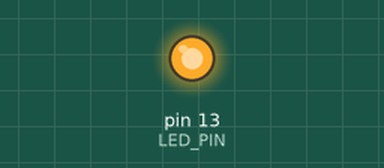
Simulated run of this sketch. Board: Arduino Uno, built with avr-gcc and run on an emulated ATmega328P. Parts: output pins drawn as LEDs (lit = HIGH).

Above: at 0.2 s.
At 20.6 s:
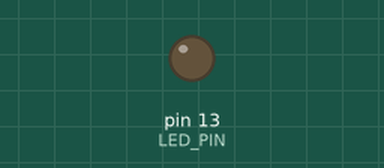
Timing chart, 0 to 28.1 s (numbered marks = the images above):
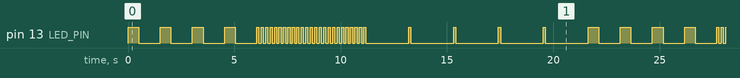

Measured:
- by itself, pin 13 (LED_PIN): repeats every 21.6 s: 24 × (HIGH 0.10 s, LOW 0.11 s), 5 × (HIGH 0.10 s, LOW 2.0 s), 4 × (HIGH 0.50 s, LOW 1.0 s)
- by itself, everything shown: repeats every 21.6 s, in 66 steps

The sketch:

blinky_test_ino.ino
```cpp
/*
  Blink - versione modificata di prova
 */

//pin a cui è collegato il led sulla scheda
const int LED_PIN = 13;

const int ON=1;

const int OFF=0;

// the setup routine runs once when you press reset:
void setup() {
  // initialize the digital pin as an output.
  pinMode(LED_PIN, OUTPUT);
}

/**
  Accende o spenge il led
  @param mode ON o OFF
*/
void switchLed(int mode)
{
  digitalWrite(LED_PIN,mode);

}

/**
 Ciclo di blinking
 @param seconds numero di secondi durata ciclo
 @param millis_on numero millisecondi durata led acceso
 @param millis_off numero millisecondi durata led spento
*/
void blinkCycle(int seconds,int millis_on,int millis_off)
{
  //Acquisisce il timer (numero millisecondi dall'inizio del programma)
  ////nb: overflow dopo 50 giorni circa
  unsigned long curTime=millis();

  unsigned long duration=curTime+seconds*1000;

  unsigned long ct;

  while (millis()<duration)
  {
    delay(10); //deleay per evitare il sovraccarico

    switchLed(ON);

    delay(millis_on);

    switchLed(OFF);

    delay(millis_off);

  }

}

//ciclo infinito di esecuzione programma
void loop() {

  blinkCycle(5,500,1000);

  blinkCycle(5,100,100);

  blinkCycle(10,100,2000);

}
```
